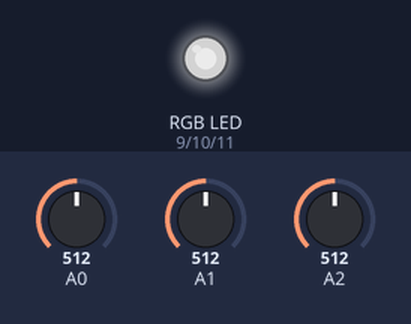
Simulated run of this sketch. Board: Arduino Uno, built with avr-gcc and run on an emulated ATmega328P. Shown: an RGB LED mixed from three pins (HIGH = lit). The inputs (shaded band) are chosen by the test bench; at power-on: A0 = 512, A1 = 512, A2 = 512. Dim RGB values are drawn brighter than linear.

Above: at 1.2 s.
1.3 s: A0 set to 716
At 2.5 s:
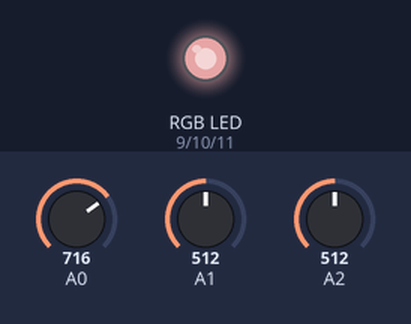
2.8 s: A1 set to 716
At 3.7 s:
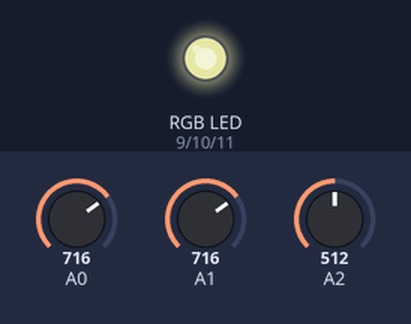
4.3 s: A2 set to 716
At 4.8 s:
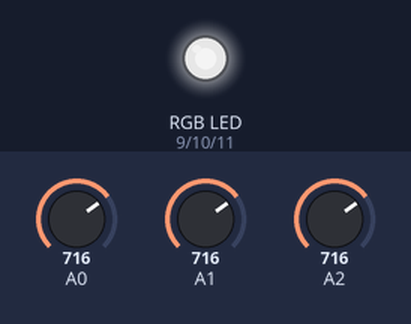
5.8 s: A0 set to 900
At 7.0 s:
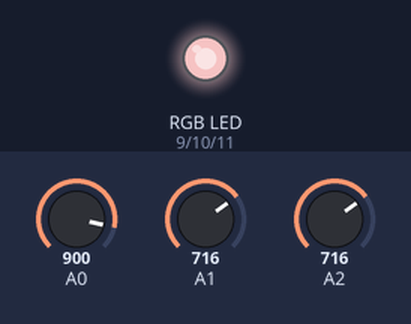
7.3 s: A1 set to 900
At 8.3 s:
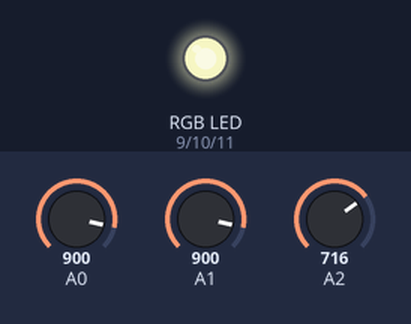
8.8 s: A2 set to 900
At 9.4 s:
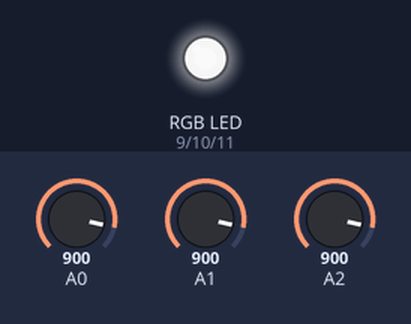
Timing chart, 0 to 11.3 s (numbered marks = the images above; inputs shaded):
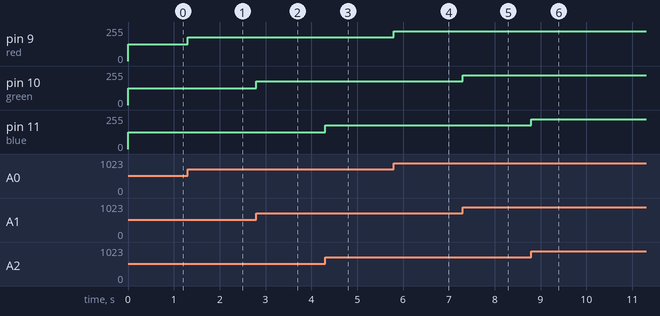

The sketch:

colour_changer.ino
```cpp
int num1;
int num2;
int num3;

int red = 9;
int green = 10;
int blue = 11;

void setup() {
  // put your setup code here, to run once:
  pinMode(A0, INPUT);
  pinMode(A1, INPUT);
  pinMode(A2, INPUT);
  pinMode(A3, INPUT);
  pinMode(red, OUTPUT);
  pinMode(green, OUTPUT);
  pinMode(blue, OUTPUT);
}

void loop() {

  num1 = analogRead(A0);
  num2 = analogRead(A1);
  num3 = analogRead(A2);


  num1 = map(num1, 0, 1023, 0, 255);
  num2 = map(num2, 0, 1023, 0, 255);
  num3 = map(num3, 0, 1023, 0, 255);


  analogWrite(red, num1);
  analogWrite(green, num2);
  analogWrite(blue, num3);
}
```

Measured:
- after the input at 1.3 s, pin 9 (red): 127/255 → 178/255 at once
- after the input at 2.8 s, pin 10 (green): 127/255 → 178/255 at once
- after the input at 4.3 s, pin 11 (blue): 127/255 → 178/255 at once
- after the input at 5.8 s, pin 9 (red): 178/255 → 224/255 at once
- after the input at 7.3 s, pin 10 (green): 178/255 → 224/255 at once
- after the input at 8.8 s, pin 11 (blue): 178/255 → 224/255 at once
